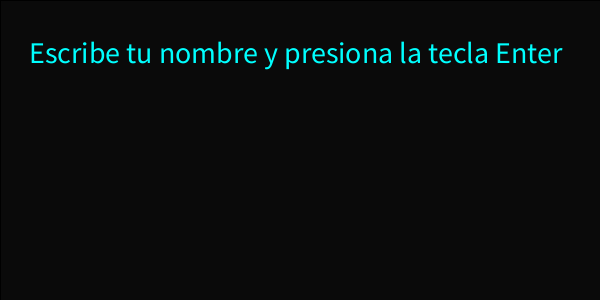
Frame 1 (no input)
Frame 60 (the mouse pressed at the canvas centre just before this capture): identical to frame 1, image omitted
Frame 120 (the mouse held since frame 60 and released just before this capture): identical to frame 1, image omitted

The Processing sketch that drew this single still picture (run headless with seeded random() and noise(); from frame 60 on, the mouse is pressed at the canvas centre):

// Processing sketch: Ejercicio_12
// ── Ejercicio_12.pde
String nombre="";
void setup(){
  size(600,300);
   println("Escribe tu nombre y presiona la tecla Enter");
}

void draw() {
  fill(10);
  rect(0,0,600,300);
  fill(0, 400, 590);
  textAlign(CENTER);
  textSize(50);
  text(nombre,300,150);
  textSize(30);
  text("Escribe tu nombre y presiona la tecla Enter",296,63);
 
  if (key == '\n'){
      fill(10);
      rect(0,0,600,300);
      textAlign(CENTER);
      textSize(50);
      fill(0, 400, 590);
      text("Saludos "+nombre+ "Bienvenido a Processing",300,100);
     }
  
}

void keyPressed(){   
     nombre+= key;      
     if (key == '\n'){
       println("Saludos "+nombre+ "Bienvenido a Processing");
     }

   }

   
  
